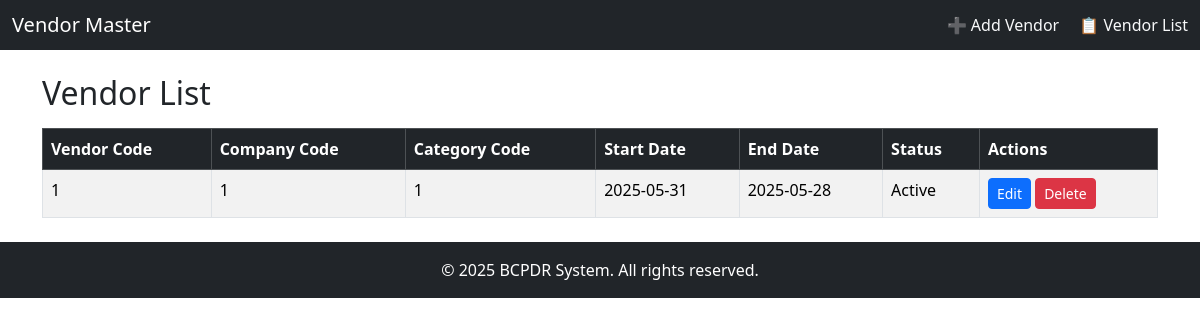
The app's page /Vendor_master/vendor_list.php, older data.
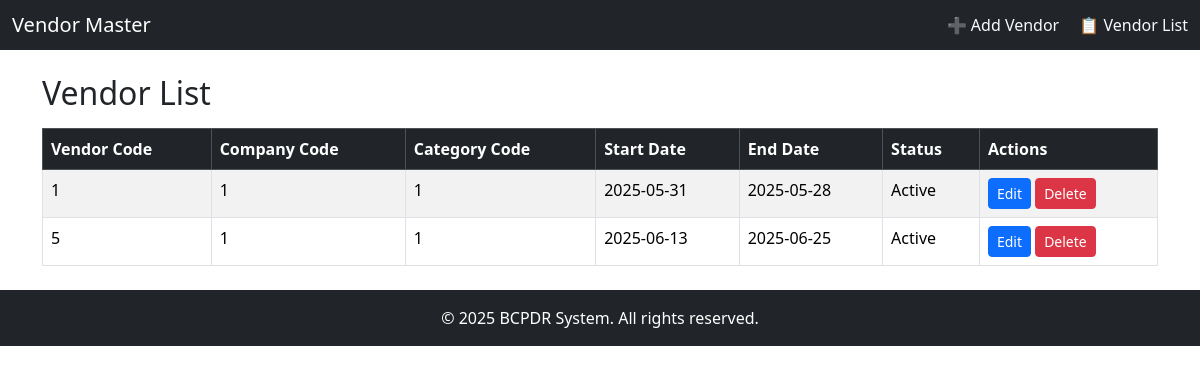
The same page, newer data.
### tables this page shows
CREATE TABLE `vendors` (
  `id` int(11) NOT NULL,
  `vendor_code` varchar(10) NOT NULL,
  `company_code` varchar(10) NOT NULL,
  `category_code` varchar(10) NOT NULL,
  `start_date` date NOT NULL,
  `end_date` date DEFAULT NULL,
  `status` enum('1','2','3') NOT NULL COMMENT '1: Active, 2: Suspended, 3: Terminated',
  `created_at` timestamp NOT NULL DEFAULT current_timestamp()
);

### Vendor_master/vendor_list.php (the view, shortened to what this page needs)
<?php
$conn = new mysqli("localhost", "root", "", "BCPDR");
$result = $conn->query("SELECT * FROM vendors");
$status_map = ['1' => 'Active', '2' => 'Suspended', '3' => 'Terminated'];
?>
<!DOCTYPE html>
<html>
<head>
    <link href="https://cdn.jsdelivr.net/npm/bootstrap@5.3.3/dist/css/bootstrap.min.css" rel="stylesheet">
</head>
<body>
<nav class="navbar navbar-dark bg-dark">
    <div class="container-fluid">
        <span class="navbar-brand mb-0 h1">Vendor Master</span>
        <span class="text-light">
            <a href="add_vendor.php" class="text-light text-decoration-none me-3">➕ Add Vendor</a>
            <a href="vendor_list.php" class="text-light text-decoration-none">📋 Vendor List</a>
        </span>
    </div>
</nav>
<div class="container mt-4">
    <h2 class="mb-3">Vendor List</h2>
    <table class="table table-bordered table-striped">
        <thead class="table-dark">
            <tr>
                <th>Vendor Code</th>
                <th>Company Code</th>
                <th>Category Code</th>
                <th>Start Date</th>
                <th>End Date</th>
                <th>Status</th>
                <th>Actions</th>
            </tr>
        </thead>
        <tbody>
            <?php while($row = $result->fetch_assoc()) { ?>
                <tr>
                    <td><?= htmlspecialchars($row['vendor_code']) ?></td>
                    <td><?= htmlspecialchars($row['company_code']) ?></td>
                    <td><?= htmlspecialchars($row['category_code']) ?></td>
                    <td><?= htmlspecialchars($row['start_date']) ?></td>
                    <td><?= htmlspecialchars($row['end_date']) ?></td>
                    <td><?= $status_map[$row['status']] ?? 'Unknown' ?></td>
                    <td>
                        <a href="edit_vendor.php?id=<?= $row['id'] ?>" class="btn btn-sm btn-primary">Edit</a>
                        <a href="vendor_list.php?delete_id=<?= $row['id'] ?>"
                           class="btn btn-sm btn-danger"
                           onclick="return confirm('Are you sure you want to delete this vendor?')">Delete</a>
                    </td>
                </tr>
            <?php } ?>
        </tbody>
    </table>
</div>
<footer class="bg-dark text-white text-center py-3 mt-4">
    © 2025 BCPDR System. All rights reserved.
</footer>
</body>
</html>

Row changes from the older to the newer data that the page shows:
added vendors: vendor_code "5", company_code "1", category_code "1", start_date "2025-06-13", end_date "2025-06-25", status "Active"
